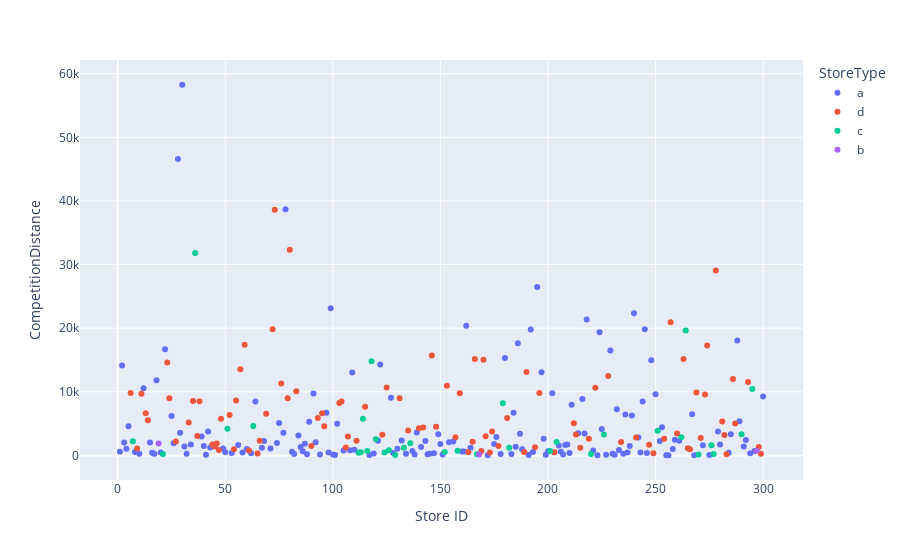

The notebook cell this image was saved under:
### Markdown cell above
Erstaunlicher Zufall, unabhängig vom Storetype immer ungefähr 38% aller verkaufstage promoaktion

### Code cell
#Lässt sich auf die schnelle noch was über die Entfernung erkennen bei der Distanz zum Konkurrenten?
px.scatter(df_stores, x='Store ID', y='CompetitionDistance', color='StoreType')

### Figure 1 — Plotly figure (JSON) as saved in the notebook; plotly's stock layout.template omitted (floating-point values rounded to 4 significant figures; data arrays with more than 128 entries replaced by an {"elided": "..."} marker saying what was removed)
{"data": [{"hovertemplate": "StoreType=a<br>Store ID=%{x}<br>CompetitionDistance=%{y}<extra></extra>", "legendgroup": "a", "marker": {"color": "#636efa", "symbol": "circle"}, "mode": "markers", "name": "a", "orientation": "v", "showlegend": true, "type": "scatter", "x": {"elided": "166 int values"}, "xaxis": "x", "y": {"elided": "166 int values"}, "yaxis": "y"}, {"hovertemplate": "StoreType=d<br>Store ID=%{x}<br>CompetitionDistance=%{y}<extra></extra>", "legendgroup": "d", "marker": {"color": "#EF553B", "symbol": "circle"}, "mode": "markers", "name": "d", "orientation": "v", "showlegend": true, "type": "scatter", "x": [6, 9, 11, 13, 14, 23, 24, 27, 33, 35, 37, 38, 44, 45, 46, 47, 48, 52, 54, 55, 57, 59, 61, 65, 66, 69, 70, 72, 73, 76, 79, 80, 83, 90, 93, 95, 96, 103, 104, 106, 107, 111, 115, 123, 125, 131, 135, 140, 142, 146, 148, 153, 157, 159, 163, 165, 166, 169, 170, 171, 173, 174, 177, 181, 189, 190, 194, 196, 203, 212, 213, 215, 219, 222, 228, 234, 241, 247, 249, 254, 257, 260, 263, 265, 266, 269, 271, 273, 274, 278, 281, 282, 283, 286, 287, 293, 298, 299], "xaxis": "x", "y": [9800, 1090, 9710, 6620, 5540, 14620, 8980, 2190, 5190, 8540, 3050, 8530, 1710, 1390, 1860, 850, 5760, 6360, 970, 8650, 13530, 17410, 780, 300, 2320, 6540, null, 19840, 38630, 11300, 9000, 32330, 10070, 1500, 5870, 6630, 4580, 8240, 8460, 1250, 2960, 2300, 7660, 3270, 10690, 8990, 3910, 4270, 4400, 15720, 4520, 10950, 2870, 9790, 520, 2140, 15170, 680, 15040, 3030, 450, 3780, 1500, 5900, 540, 13130, 1280, 9820, 510, 5070, 3290, 1200, 2640, 10620, 12480, 2110, 2810, 1690, 330, 2620, 20930, 3460, 15140, 1130, 970, 9910, 2740, 9560, 17290, 29070, 5350, 3230, 190, 12020, 5010, 11540, 1340, 260], "yaxis": "y"}, {"hovertemplate": "StoreType=c<br>Store ID=%{x}<br>CompetitionDistance=%{y}<extra></extra>", "legendgroup": "c", "marker": {"color": "#00cc96", "symbol": "circle"}, "mode": "markers", "name": "c", "orientation": "v", "showlegend": true, "type": "scatter", "x": [7, 21, 36, 51, 63, 112, 113, 114, 116, 118, 120, 124, 126, 129, 133, 136, 152, 158, 167, 179, 182, 201, 204, 220, 226, 251, 262, 264, 270, 276, 277, 290, 295], "xaxis": "x", "y": [2240, 240, 31830, 4210, 4630, 430, 500, 5780, 710, 14810, 2550, 450, 820, 50, 1200, 1910, 550, 720, 170, 8190, 1190, 700, 2100, 230, 3290, 3890, 2870, 19640, 140, 1600, 240, 3330, 10450], "yaxis": "y"}, {"hovertemplate": "StoreType=b<br>Store ID=%{x}<br>CompetitionDistance=%{y}<extra></extra>", "legendgroup": "b", "marker": {"color": "#ab63fa", "symbol": "circle"}, "mode": "markers", "name": "b", "orientation": "v", "showlegend": true, "type": "scatter", "x": [19, 168, 297], "xaxis": "x", "y": [1870, 150, 720], "yaxis": "y"}], "layout": {"legend": {"title": {"text": "StoreType"}, "tracegroupgap": 0}, "margin": {"t": 60}, "xaxis": {"anchor": "y", "domain": [0, 1], "title": {"text": "Store ID"}}, "yaxis": {"anchor": "x", "domain": [0, 1], "title": {"text": "CompetitionDistance"}}}}
